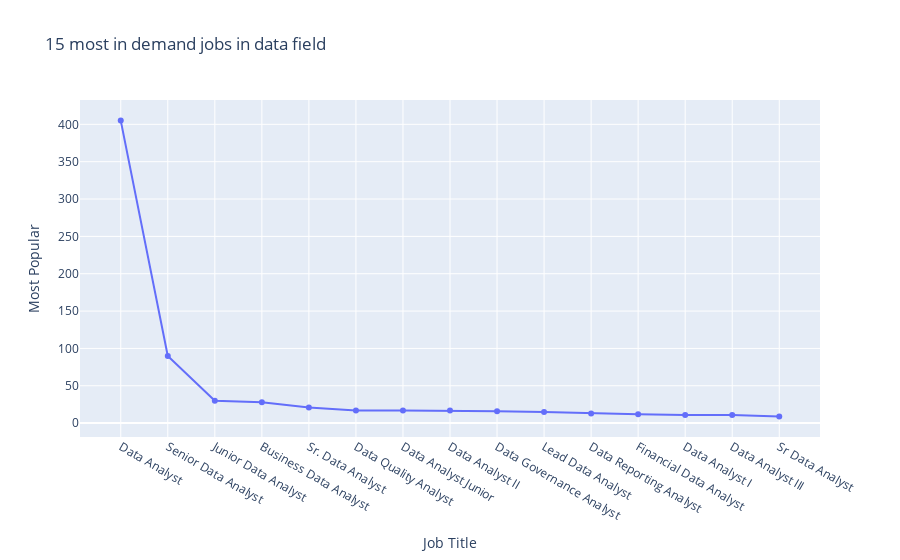

Source (notebook cell):
### Code cell
px.line(new_df, x='Job Title', y='Most Popular', markers = True, title = '15 most in demand jobs in data field')

### Figure 1 — Plotly figure (JSON) as saved in the notebook; plotly's stock layout.template omitted (floating-point values rounded to 4 significant figures)
{"data": [{"hovertemplate": "Job Title=%{x}<br>Most Popular=%{y}<extra></extra>", "legendgroup": "", "line": {"color": "#636efa", "dash": "solid"}, "marker": {"symbol": "circle"}, "mode": "markers+lines", "name": "", "orientation": "v", "showlegend": false, "type": "scatter", "x": ["Data Analyst", "Senior Data Analyst", "Junior Data Analyst", "Business Data Analyst", "Sr. Data Analyst", "Data Quality Analyst", "Data Analyst Junior", "Data Analyst II", "Data Governance Analyst", "Lead Data Analyst", "Data Reporting Analyst", "Financial Data Analyst", "Data Analyst I", "Data Analyst III", "Sr Data Analyst"], "xaxis": "x", "y": [405, 90, 30, 28, 21, 17, 17, 17, 16, 15, 13, 12, 11, 11, 9], "yaxis": "y"}], "layout": {"legend": {"tracegroupgap": 0}, "title": {"text": "15 most in demand jobs in data field"}, "xaxis": {"anchor": "y", "domain": [0, 1], "title": {"text": "Job Title"}}, "yaxis": {"anchor": "x", "domain": [0, 1], "title": {"text": "Most Popular"}}}}
